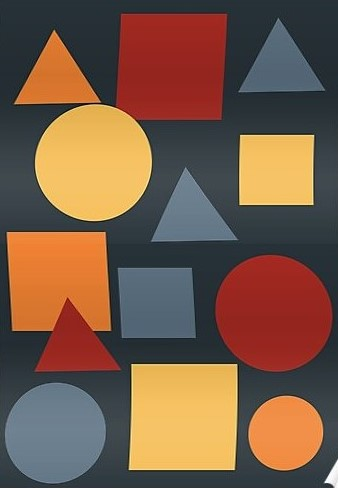
#> input picture M1/images/shape.jpg, 338 x 488 px
$ python exercise.py
#> lines starting #> are read from the running program, lines starting #| are printed output that depends on the picture
import cv2
import numpy as np

img = cv2.imread('images/shape.jpg')
#> img is the input picture: shape (488, 338, 3); mean B, G, R 70.4, 90, 119.4
imgGrayScale = cv2.cvtColor(img, cv2.COLOR_BGR2GRAY)
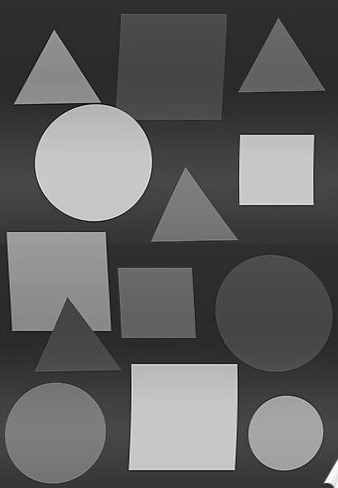
#> imgGrayScale: shape (488, 338); min 5, max 255, mean 96.5
imgBlur = cv2.GaussianBlur(imgGrayScale, (7,7), 1)
imgCanny = cv2.Canny(imgBlur, 50,50)
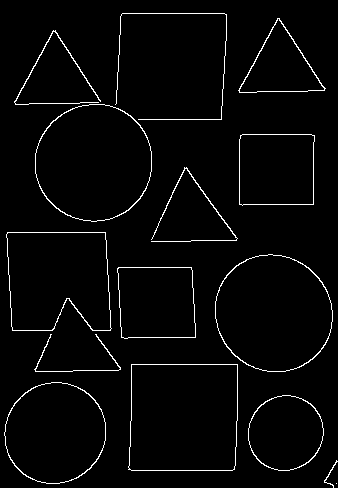
#> imgCanny: shape (488, 338); 2.7% white in thin lines or dots
imgContour = img.copy()
# getContours(imgCanny)
cv2.imshow("Contour Image", imgContour)
cv2.imshow("Original Picture", img)
cv2.imshow("Gray Scale", imgGrayScale)
cv2.imshow("Blur Image", imgBlur)
cv2.imshow("Canny Edge Detector", imgCanny)
cv2.waitKey(0)

def getContours(img) :
    contours, _ = cv2.findContours(img, cv2.RETR_EXTERNAL, cv2.CHAIN_APPROX_NONE)
    for cnt in contours :
        print(area)
        cv2.drawContours(imgContour, cnt, -1, (255, 0, 0), 3)
